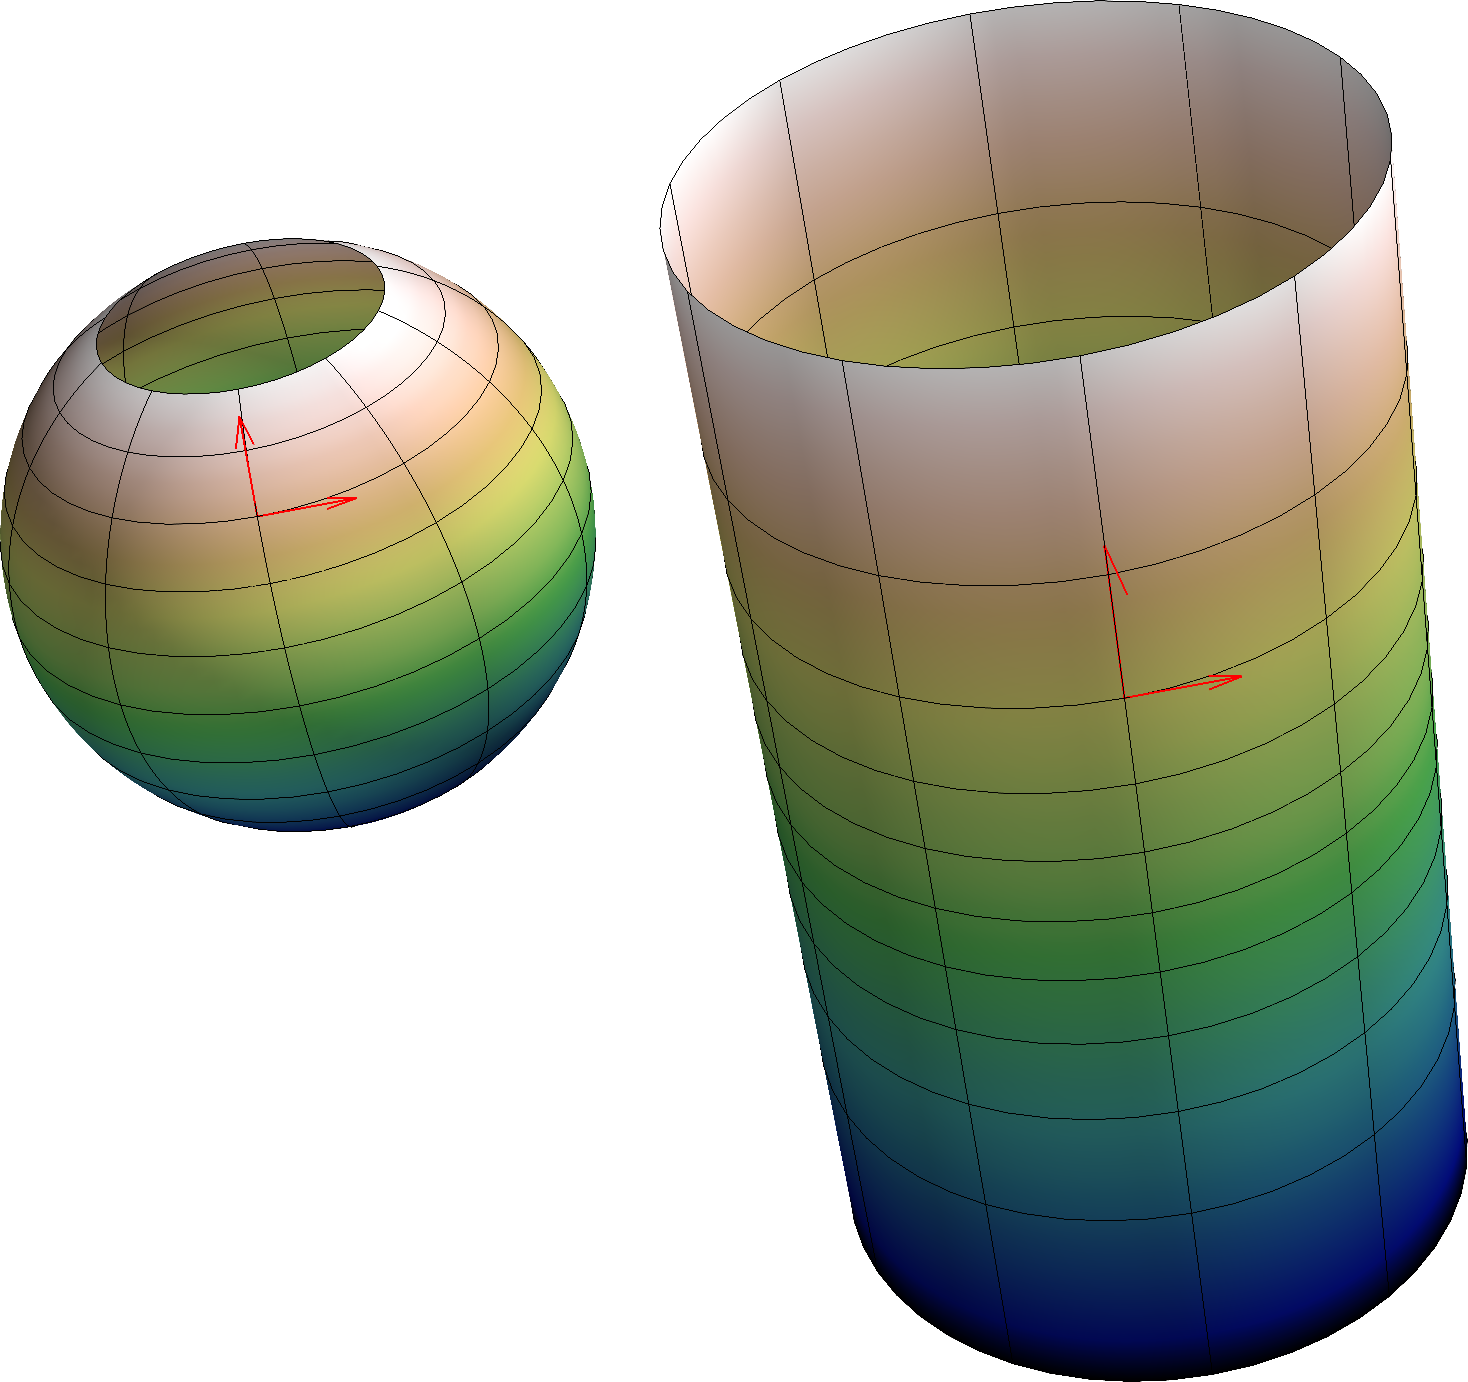

Write Python code to recreate this figure.
import numpy,math
from enthought.mayavi.mlab import * 
    
def sphere(x1,x2):
    (X1,X2) = numpy.meshgrid(x1,x2)
    cosx1 = numpy.cos(X1)
    sinx1 = numpy.sin(X1)
    cosx2 = numpy.cos(X2)
    sinx2 = numpy.sin(X2)
    xu1   = cosx1*cosx2
    xu2   = sinx1*cosx2
    xu3   = sinx2
    return mesh(xu1,xu2,xu3,colormap='gist_earth')

def cylinder(x1,x2,u2shft):
    (X1,X2) = numpy.meshgrid(x1,x2)
    xu1 = numpy.cos(X1)
    xu2 = numpy.sin(X1)-u2shft
    xu3   = numpy.tan(X2)
    return mesh(xu1,xu2,xu3,colormap='gist_earth')

def grids(x1,x2,x1_lim,x2_lim,nx,u2shft):
    x1_range = numpy.arange(x1_lim[0],x1_lim[1]+0.01,(x1_lim[1]-x1_lim[0])/float(nx))
    x2_range = numpy.arange(x2_lim[0],x2_lim[1]+0.01,(x2_lim[1]-x2_lim[0])/float(nx))
    cosx1_range = numpy.cos(x1_range)
    sinx1_range = numpy.sin(x1_range)
    cosx2_range = numpy.cos(x2_range)
    sinx2_range = numpy.sin(x2_range)
    lines = []
    sf = 1.001
    for x in x2:
        cosx2 = math.cos(x)
        sinx2 = math.sin(x)
        tanx2 = math.tan(x)
        u1 = sf*cosx2*cosx1_range
        u2 = sf*cosx2*sinx1_range
        u3 = sf*sinx2*numpy.array(len(u1)*[1.0])
        lines.append(plot3d(u1,u2,u3,line_width=0.5,color=(0.0,0.0,0.0),tube_radius=None))
        up1 = sf*cosx1_range
        up2 = sf*sinx1_range-u2shft
        up3 = tanx2*numpy.array(len(up1)*[1.0])
        lines.append(plot3d(up1,up2,up3,line_width=0.5,color=(0.0,0.0,0.0),tube_radius=None))
    for x in x1:
        cosx1 = math.cos(x)
        sinx1 = math.sin(x)
        u1 = sf*cosx1*cosx2_range
        u2 = sf*sinx1*cosx2_range
        u3 = sf*sinx2_range
        lines.append(plot3d(u1,u2,u3,line_width=0.5,color=(0.0,0.0,0.0),tube_radius=None))
        up1 = sf*cosx1*numpy.array([1.0,1.0])
        up2 = sf*sinx1*numpy.array([1.0,1.0])-u2shft
        up3 = numpy.array([math.tan(x2_range[0]),math.tan(x2_range[-1])])
        lines.append(plot3d(up1,up2,up3,line_width=0.5,color=(0.0,0.0,0.0),tube_radius=None))
    return(lines)

def tangents(x1,x2,u2shft):
    cosx1 = math.cos(x1)
    sinx1 = math.sin(x1)
    cosx2 = math.cos(x2)
    sinx2 = math.sin(x2)
    tanx2 = math.tan(x2)
    e1 = [-sinx1,cosx1,0.0]
    e2 = [-sinx2*cosx1,-sinx2*sinx1,cosx2]
    x  = [cosx1*cosx2,sinx1*cosx2,sinx2]
    ep1 = e1
    ep2 = [0.0,0.0,1.0/cosx2**2]
    xp  = [cosx1,sinx1-u2shft,tanx2]
    t  = quiver3d([x[0],x[0],xp[0],xp[0]],[x[1],x[1],xp[1],xp[1]],[x[2],x[2],xp[2],xp[2]],\
                  [e1[0],e2[0],ep1[0],ep2[0]],[e1[1],e2[1],ep1[1],ep2[1]],[e1[2],e2[2],ep1[2],ep2[2]],\
                  line_width=2.0,color=(1.0,0.0,0.0)) 
    return(t)
   
x1 = numpy.arange(0.0,2*math.pi+0.01,math.pi/50.0)
x2 = numpy.arange(0.5-math.pi/2.0,math.pi/2.0-0.49,(math.pi-1.0)/50.0)

X1 = numpy.arange(x1[0],x1[-1]+0.01,(x1[-1]-x1[0])/10.0)
X2 = numpy.arange(x2[0],x2[-1]+0.01,(x2[-1]-x2[0])/10.0)

s1 = sphere(x1,x2)
c1 = cylinder(x1,x2,3.0)
g1 = grids(X1,X2,[0.0,2.0*math.pi],[x2[0],x2[-1]],50,3.0)
t1 = tangents(X1[6],X2[8],3.0)

#CR = raw_input()
#savefig('mercator3.png', size=(2048,2048))


